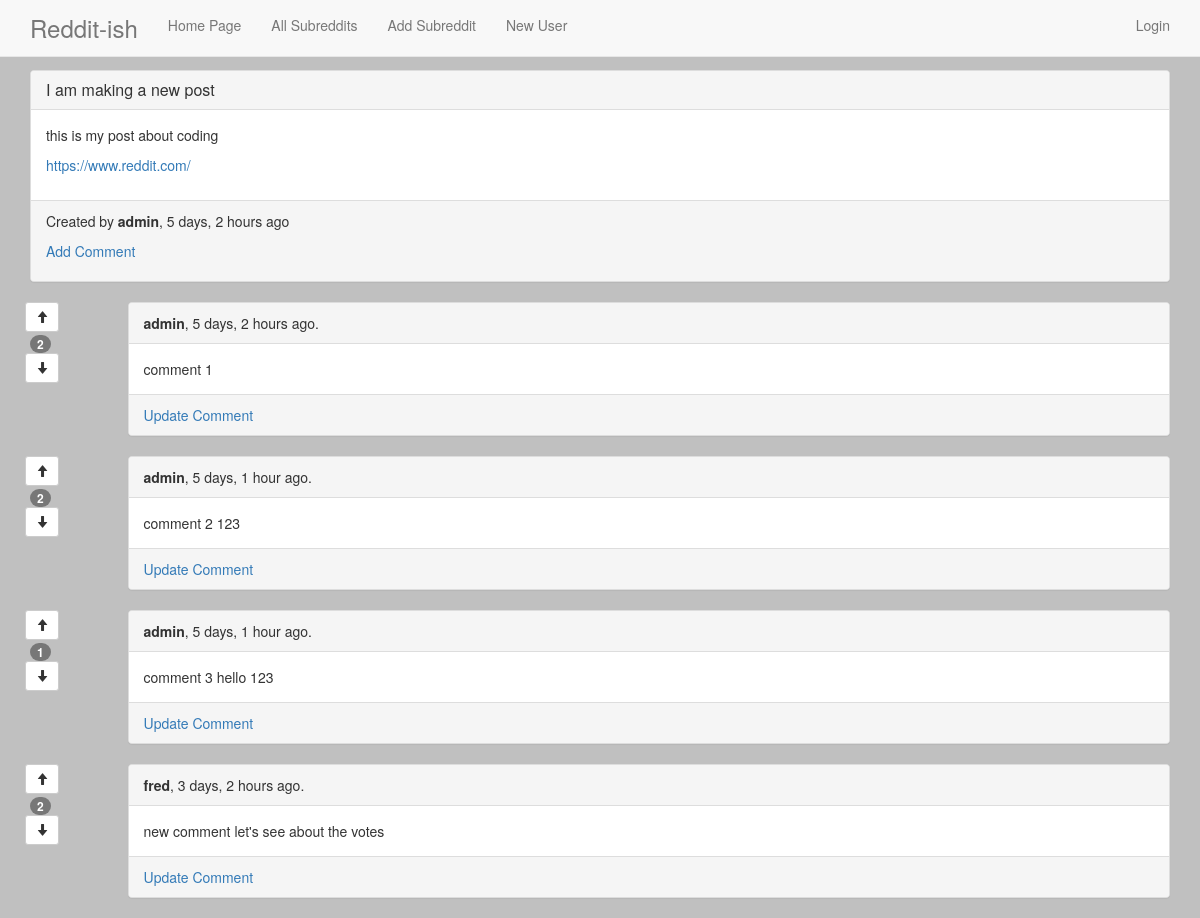
The page /post/57/ on the database its author committed.
### reddit_app/models.py (models this page shows, shortened)
class Post(models.Model):
    title = models.CharField(max_length=175)
    description = models.CharField(max_length=255)
    url = models.URLField(null=True, blank=True)
    creation_time = models.DateTimeField(auto_now_add=True)
    modification_time = models.DateTimeField(auto_now=True)
    subreddit = models.ForeignKey(Subreddit)
    user = models.ForeignKey(User)
    class Meta:
        ordering = ("-creation_time",)
    def all_comments(self):
        return self.comment_set.all()
    def __str__(self):
        return self.title

class Comment(models.Model):
    text = models.TextField(max_length=255)
    user = models.ForeignKey(User)
    post = models.ForeignKey(Post)
    created_time = models.DateTimeField(auto_now_add=True)
    modified_time = models.DateTimeField(auto_now=True)
    @property
    def score(self):
        return sum([comment_obj.comment_score for comment_obj in self.commentvote_set.all()])

class CommentVote(models.Model):
    user = models.ForeignKey(User)
    comment = models.ForeignKey(Comment)
    value = models.BooleanField()
    class Meta:
        unique_together = ('user', 'comment')
    @property
    def comment_score(self):
        if self.value:
            return 1
        return -1

### reddit_app/views.py (the view)
# urls.py: url(r'^post/(?P<pk>\d+)/$', PostDetailView.as_view(), name='post_detail_view'),
class PostDetailView(DetailView):
    model = Post

### templates/reddit_app/post_detail.html (shortened to what this page needs)
{% extends 'base.html' %}
{% block content %}
<div class="panel panel-default">
    <div class="panel-heading">
        <h3 class="panel-title">{{ object }}</a></h3>
    </div>
    <div class="panel-body">
        <p>
            {{ object.description }}
        </p>
        {% if object.url %}
        <p>
            <a href="{{ object.url }}">{{ object.url }}</a>
        </p>
        {% endif %}
    </div>
    <div class="panel-footer">
    <p>
        Created by <b>{{ object.user }}</b>, {{ object.creation_time|timesince }} ago
    </p>
    <p>
        <a href="{% url 'comment_create_view' object.id %}">Add Comment</a>
    </p>
    </div>
</div>
<div class="row">
{% for comment in object.all_comments %}
<div class="col-sm-1">
  <div class="row center-block">
    <div class="col">
    <div class="btn-toolbar" role='group'>
      <form class="" action="{% url 'comment_upvote_view' comment.id %}" method="post">
        <button type="submit" class='btn btn-default btn-sm'>
          <span class="glyphicon glyphicon-arrow-up" aria-hidden="true"></span>
        </button>
      </form>
    </div>
  </div>
  </div>
  <div class="row center-block">
    <div class="col">
      <span class="badge">{{ comment.score }}</span>
    </div>
  </div>
  <div class="row center-block">
    <div class="col">
    <div class="btn-toolbar" role='group'>
      <form class="" action="{% url 'comment_downvote_view' comment.id %}" method="post">
        <button type="submit" class='btn btn-default btn-sm'>
          <span class="glyphicon glyphicon-arrow-down" aria-hidden="true"></span>
        </button>
      </form>
    </div>
  </div>
  </div>
</div>
<div class="col-sm-11">
<div class="panel panel-default">
    <div class="panel-heading">
        <b>{{ comment.user }}</b>, {{ comment.created_time|timesince }} ago.
    </div>
    <div class="panel-body">
        {{ comment.text }}
    </div>
    <div class="panel-footer">
        <a href="{% url 'comment_update_view' comment.id %}">Update Comment</a>
    </div>
</div>
</div>
{% endfor %}
</div>
{% endblock %}

### templates/base.html (style rules this page uses)
body { background-color: silver; padding-top: 70px; }

### rows shown on the page
Post: title "I am making a new post", description "this is my post about coding", url "https://www.reddit.com/", user "admin", creation_time "5 days, 2 hours"
Comment: score "2", user "admin", created_time "5 days, 2 hours", text "comment 1"
Comment: score "2", user "admin", created_time "5 days, 1 hour", text "comment 2 123"
Comment: score "1", user "admin", created_time "5 days, 1 hour", text "comment 3 hello 123"
Comment: score "2", user "fred", created_time "3 days, 2 hours", text "new comment let's see about the votes"
